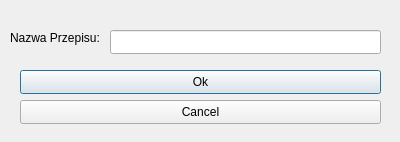
<?xml version="1.0" encoding="UTF-8"?>
<ui version="4.0">
 <class>RemoveRecipes</class>
 <widget class="QDialog" name="RemoveRecipes">
  <property name="geometry">
   <rect>
    <x>0</x>
    <y>0</y>
    <width>400</width>
    <height>142</height>
   </rect>
  </property>
  <property name="windowTitle">
   <string>Dialog</string>
  </property>
  <widget class="QLabel" name="label">
   <property name="geometry">
    <rect>
     <x>10</x>
     <y>30</y>
     <width>91</width>
     <height>16</height>
    </rect>
   </property>
   <property name="text">
    <string>Nazwa Przepisu:</string>
   </property>
  </widget>
  <widget class="QLineEdit" name="recipeNamelineEdit">
   <property name="geometry">
    <rect>
     <x>110</x>
     <y>30</y>
     <width>271</width>
     <height>24</height>
    </rect>
   </property>
  </widget>
  <widget class="QPushButton" name="okButton">
   <property name="geometry">
    <rect>
     <x>20</x>
     <y>70</y>
     <width>361</width>
     <height>24</height>
    </rect>
   </property>
   <property name="text">
    <string>Ok</string>
   </property>
  </widget>
  <widget class="QPushButton" name="cancelButton">
   <property name="geometry">
    <rect>
     <x>20</x>
     <y>100</y>
     <width>361</width>
     <height>24</height>
    </rect>
   </property>
   <property name="text">
    <string>Cancel</string>
   </property>
  </widget>
  <widget class="QWidget" name="gridLayoutWidget">
   <property name="geometry">
    <rect>
     <x>20</x>
     <y>50</y>
     <width>361</width>
     <height>21</height>
    </rect>
   </property>
   <layout class="QGridLayout" name="gridLayout">
    <property name="sizeConstraint">
     <enum>QLayout::SetFixedSize</enum>
    </property>
   </layout>
  </widget>
 </widget>
 <resources/>
 <connections/>
</ui>
